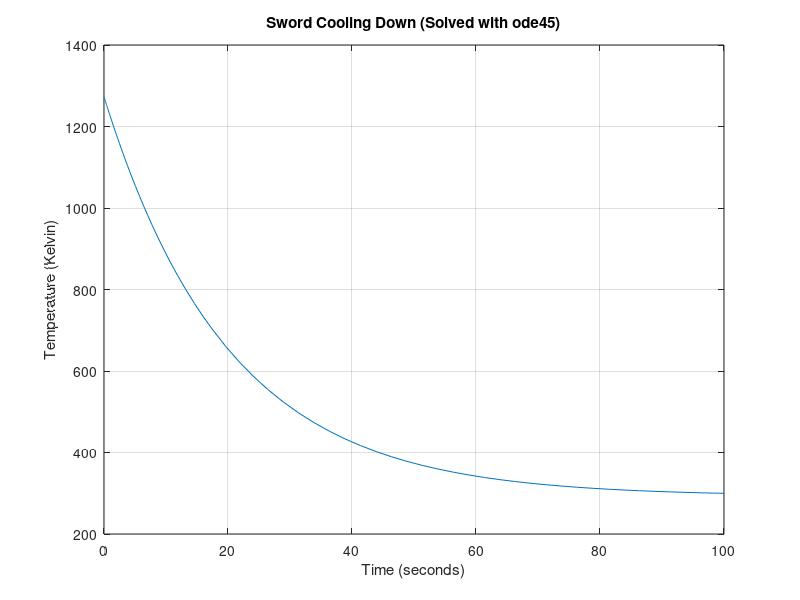

Write MATLAB code to recreate this figure.
clc;
clear;
close all;

% 1. constants (with kelvin conversion)

T_init = 1000 + 273.15;   % 1000 C in Kelvin
T_env  = 20 + 273.15;     % 20 C in Kelvin
k      = 0.05;

% 2. the ode

my_ode = @(t, T) (-k) * (T - T_env);

% 3. computation

[time_steps, temp_steps] = ode45(my_ode, [0, 100], T_init);

% 4. plot

plot(time_steps, temp_steps);
xlabel('Time (seconds)');
ylabel('Temperature (Kelvin)');
title('Sword Cooling Down (Solved with ode45)');
grid on;
